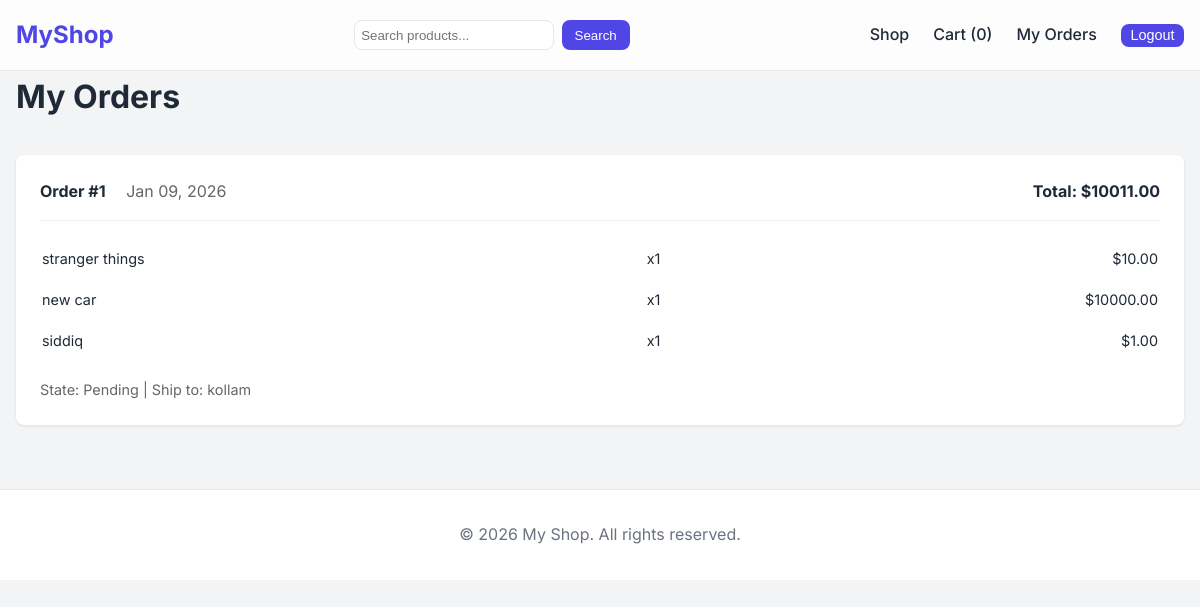
Screenshot of /orders/ (signed in) with the database file from the repository.
### store/models.py (models this page shows, shortened)
class Order(models.Model):
    user = models.ForeignKey(User, on_delete=models.CASCADE)
    address = models.CharField(max_length=250)
    postal_code = models.CharField(max_length=20)
    city = models.CharField(max_length=100)
    created = models.DateTimeField(auto_now_add=True)
    updated = models.DateTimeField(auto_now=True)
    paid = models.BooleanField(default=False)
    class Meta:
        ordering = ('-created',)
    def get_total_cost(self):
        return sum(item.get_cost() for item in self.items.all())

class OrderItem(models.Model):
    order = models.ForeignKey(Order, related_name='items', on_delete=models.CASCADE)
    product = models.ForeignKey(Product, related_name='order_items', on_delete=models.CASCADE)
    price = models.DecimalField(max_digits=10, decimal_places=2)
    quantity = models.PositiveIntegerField(default=1)
    def get_cost(self):
        return self.price * self.quantity

class Product(models.Model):
    category = models.ForeignKey(Category, related_name='products', on_delete=models.CASCADE)
    name = models.CharField(max_length=200)
    slug = models.SlugField(max_length=200)
    image = models.ImageField(upload_to='products/', blank=True)
    description = models.TextField(blank=True)
    price = models.DecimalField(max_digits=10, decimal_places=2)
    stock = models.PositiveIntegerField()
    available = models.BooleanField(default=True)
    created = models.DateTimeField(auto_now_add=True)
    updated = models.DateTimeField(auto_now=True)
    class Meta:
        ordering = ('name',)
        indexes = [
            models.Index(fields=['id', 'slug']),
        ]

### store/views.py (the view)
# urls.py: path('orders/', views.order_history, name='order_history'),
@login_required
def order_history(request):
    orders = Order.objects.filter(user=request.user).order_by('-created')
    return render(request, 'store/order_history.html', {'orders': orders})

### store/cart.py (called while the page is built)
    def __len__(self):
        return sum(item['quantity'] for item in self.cart.values())

### store/context_processors.py (called while the page is built)
def cart(request):
    return {'cart': Cart(request)}

### templates/store/order_history.html (shortened to what this page needs)
{% extends "base.html" %}
{% block content %}
<h1>My Orders</h1>
{% if orders %}
<div style="margin-top: 2rem;">
    {% for order in orders %}
    <div
        style="background: white; border-radius: 8px; box-shadow: 0 1px 3px rgba(0,0,0,0.1); margin-bottom: 2rem; padding: 1.5rem;">
        <div
            style="display: flex; justify-content: space-between; border-bottom: 1px solid #eee; padding-bottom: 1rem; margin-bottom: 1rem;">
            <div>
                <strong>Order #{{ order.id }}</strong>
                <span style="color: #666; margin-left: 1rem;">{{ order.created|date:"M d, Y" }}</span>
            </div>
            <div>
                <strong>Total: ${{ order.get_total_cost }}</strong>
            </div>
        </div>
        <table style="width: 100%; font-size: 0.9rem;">
            {% for item in order.items.all %}
            <tr>
                <td style="padding: 0.5rem 0;">{{ item.product.name }}</td>
                <td style="padding: 0.5rem 0;">x{{ item.quantity }}</td>
                <td style="padding: 0.5rem 0; text-align: right;">${{ item.price }}</td>
            </tr>
            {% endfor %}
        </table>
        <div style="margin-top: 1rem; font-size: 0.9rem; color: #666;">
            State: {% if order.paid %}Paid{% else %}Pending{% endif %} |
            Ship to: {{ order.city }}
        </div>
    </div>
    {% endfor %}
</div>
{% else %}
<p style="margin-top: 2rem; color: #666;">You haven't placed any orders yet.</p>
{% endif %}
{% endblock %}

### templates/base.html (shortened to what this page needs)
{% load static %}
<!DOCTYPE html>
<html lang="en">
<head>
    <link rel="stylesheet" href="{% static 'css/style.css' %}">
</head>
<body>
    <header>
        <div class="container">
            <nav>
                <a href="{% url 'store:product_list' %}" class="logo">MyShop</a>
                <form action="{% url 'store:product_list' %}" method="get" style="display: flex; gap: 0.5rem;">
                    <input type="text" name="q" placeholder="Search products..." class="form-control"
                        style="width: 200px; padding: 0.4rem; margin-top: 0;">
                    <button type="submit" class="btn" style="padding: 0.4rem 0.8rem;">Search</button>
                </form>
                <div class="nav-links">
                    <a href="{% url 'store:product_list' %}">Shop</a>
                    <a href="{% url 'store:cart_detail' %}">Cart ({{ cart|length }})</a>
                    {% if user.is_authenticated %}
                    <a href="{% url 'store:order_history' %}">My Orders</a>
                    <form action="{% url 'accounts:logout' %}" method="post" style="display:inline;">
                        <button type="submit" class="btn"
                            style="padding: 0.2rem 0.6rem; font-size: 0.9rem;">Logout</button>
                    </form>
                    {% else %}
                    <a href="{% url 'accounts:login' %}">Login</a>
                    <a href="{% url 'accounts:register' %}" class="btn">Register</a>
                    {% endif %}
                </div>
            </nav>
        </div>
    </header>
    <main class="container">
        {% block content %}
        {% endblock %}
    </main>
    <footer>
        <div class="container">
            &copy; 2026 My Shop. All rights reserved.
        </div>
    </footer>
</body>
</html>

### static/css/style.css (style rules this page uses)
:root { --primary-color: #4f46e5; --primary-hover: #4338ca; --secondary-color: #10b981; --text-color: #1f2937; --bg-color: #f3f4f6; --card-bg: #ffffff; --header-bg: rgba(255, 255, 255, 0.8); --border-color: #e5e7eb; --shadow: 0 4px 6px -1px rgba(0, 0, 0, 0.1), 0 2px 4px -1px rgba(0, 0, 0, 0.06); --radius: 0.5rem; --font-heading: 'Inter', sans-serif; --font-body: 'Inter', sans-serif; }
* { box-sizing: border-box; margin: 0; padding: 0; }
body { font-family: var(--font-body); background-color: var(--bg-color); color: var(--text-color); line-height: 1.6; }
a { text-decoration: none; color: inherit; }
header { background-color: var(--header-bg); backdrop-filter: blur(10px); position: sticky; top: 0; z-index: 50; border-bottom: 1px solid var(--border-color); padding: 1rem 0; }
.container { max-width: 1200px; margin: 0 auto; padding: 0 1rem; }
nav { display: flex; justify-content: space-between; align-items: center; }
.logo { font-size: 1.5rem; font-weight: 700; color: var(--primary-color); }
.nav-links { display: flex; gap: 1.5rem; }
.nav-links a { font-weight: 500; transition: color 0.2s; }
.btn { display: inline-block; padding: 0.5rem 1rem; border-radius: var(--radius); background-color: var(--primary-color); color: white; font-weight: 500; transition: background-color 0.2s; border: none; cursor: pointer; }
.form-control { width: 100%; padding: 0.75rem; border: 1px solid var(--border-color); border-radius: var(--radius); margin-top: 0.5rem; }
footer { background-color: white; padding: 2rem 0; margin-top: 4rem; border-top: 1px solid var(--border-color); text-align: center; color: #6b7280; }

### rows the page displays
Order: id "1", created "Jan 09, 2026", get_total_cost "10011.00", paid "Pending", city "kollam"
OrderItem: product.name "stranger things", quantity "1", price "10.00"
OrderItem: product.name "new car", quantity "1", price "10000.00"
OrderItem: product.name "siddiq", quantity "1", price "1.00"

### other values shown
{{ cart|length }} "0"
